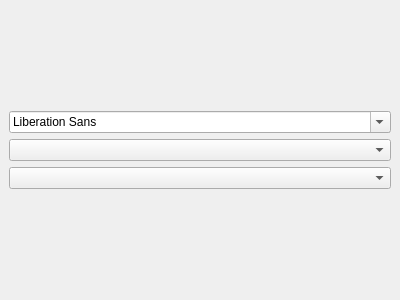
<?xml version="1.0" encoding="UTF-8"?>
<ui version="4.0">
 <class>DockWidget</class>
 <widget class="QDockWidget" name="DockWidget">
  <property name="geometry">
   <rect>
    <x>0</x>
    <y>0</y>
    <width>400</width>
    <height>300</height>
   </rect>
  </property>
  <property name="windowTitle">
   <string>DockWidget</string>
  </property>
  <widget class="QWidget" name="dockWidgetContents">
   <layout class="QGridLayout" name="gridLayout">
    <item row="0" column="0">
     <layout class="QVBoxLayout" name="verticalLayout">
      <item>
       <widget class="QFontComboBox" name="fontComboBox"/>
      </item>
      <item>
       <widget class="QComboBox" name="comboBox_2"/>
      </item>
      <item>
       <widget class="QComboBox" name="comboBox"/>
      </item>
     </layout>
    </item>
   </layout>
  </widget>
 </widget>
 <resources/>
 <connections/>
</ui>
